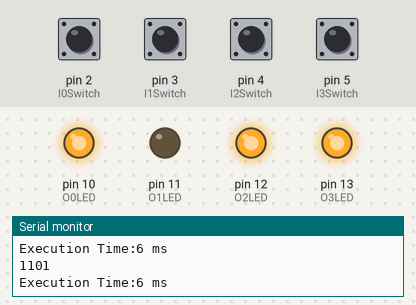
Recording of a sketch running on a simulated Arduino Uno, built with avr-gcc and run on an emulated ATmega328P. Shown: output pins drawn as LEDs (lit = HIGH), the last lines printed to the serial monitor. The inputs (shaded band) are chosen by the test bench; at power-on: pin 2 (I0Switch), pin 3 (I1Switch), pin 4 (I2Switch), pin 5 (I3Switch) LOW.

Above: at 1.2 s.
1.3 s: pin 2 (I0Switch) pulled HIGH for 0.15 s
At 1.4 s:
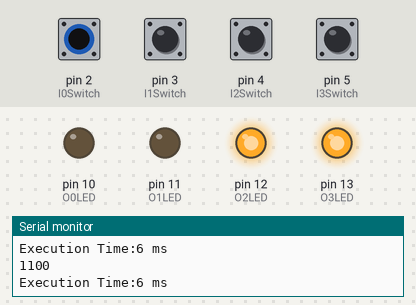
2.9 s: pin 3 (I1Switch) pulled HIGH for 0.15 s
At 3.0 s:
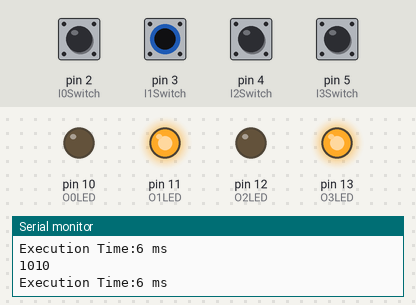
4.5 s: pin 4 (I2Switch) pulled HIGH for 0.15 s
At 4.59 s:
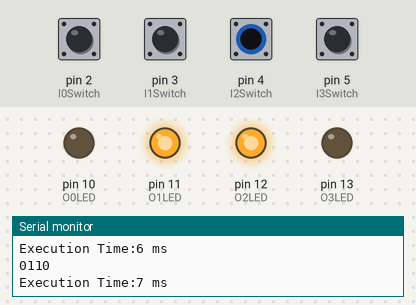
6.1 s: pin 5 (I3Switch) pulled HIGH for 0.15 s
At 6.19 s:
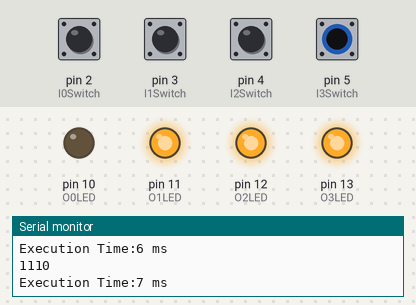
7.7 s: pin 2 (I0Switch) driven HIGH and pin 3 (I1Switch) driven HIGH
At 8.2 s:
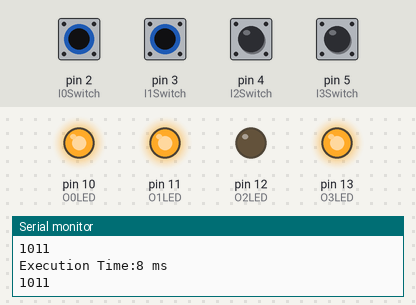
9.2 s: pin 5 (I3Switch) pulled HIGH for 1 s
At 10.0 s:
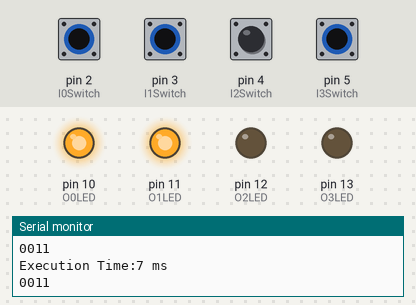
Timing chart, 0 to 12.2 s (numbered marks = the images above; inputs shaded):
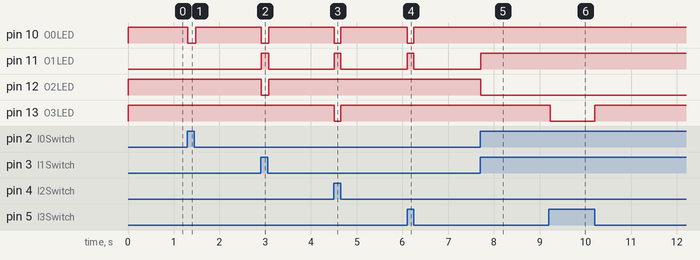

Measured:
- after the input at 1.3 s, pin 10 (O0LED): HIGH → LOW at once, → HIGH 0.17 s later
- after the input at 2.9 s, pin 10 (O0LED), pin 12 (O2LED): HIGH → LOW at once, → HIGH 0.17 s later; pin 11 (O1LED): LOW → HIGH at once, → LOW 0.17 s later
- after the input at 4.5 s, pin 10 (O0LED), pin 13 (O3LED): HIGH → LOW at once, → HIGH 0.14 s later; pin 11 (O1LED): LOW → HIGH at once, → LOW 0.14 s later
- after the input at 6.1 s, pin 10 (O0LED): HIGH → LOW at once, → HIGH 0.14 s later; pin 11 (O1LED): LOW → HIGH at once, → LOW 0.14 s later
- after the input at 7.7 s, pin 11 (O1LED): LOW → HIGH at once; pin 12 (O2LED): HIGH → LOW at once
- after the input at 9.2 s, pin 13 (O3LED): HIGH → LOW at once, → HIGH 0.98 s later

The sketch:

Default_Programming.ino
```cpp
/// output LED variable declaration
int O0LED = 10; /// variable for O0 LED connected to pin 10
int O1LED = 11; /// variable for O1 LED connected to pin 11
int O2LED = 12; // variable for O2 LED connected to pin 12
int O3LED = 13; //variable for O3 LED connected to pin 13
/// switch input variable declaration
int I0Switch = 2; /// variable for switch O0 connected to pin 2
int I1Switch = 3; /// variable for switch O1 connected to pin 3
int I2Switch = 4; /// variable for switch O2 connected to pin 4
int I3Switch = 5; /// variable for switch O3 connected to pin 5
unsigned long startTime;
unsigned long endTime;


void setup()
{

  // sets Switches as input
  pinMode(I0Switch,INPUT);
  pinMode(I1Switch,INPUT);
  pinMode(I2Switch,INPUT);
  pinMode(I3Switch,INPUT);
  // sets LEDs as output
  pinMode(O0LED,OUTPUT);
  pinMode(O1LED,OUTPUT);
  pinMode(O2LED,OUTPUT);
  pinMode(O3LED,OUTPUT);
  Serial.begin(9600);

}

void loop()
{
  startTime = millis();
  boolean I0State = digitalRead(I0Switch);
  boolean I1State = digitalRead(I1Switch);
  boolean I2State = digitalRead(I2Switch);
  boolean I3State = digitalRead(I3Switch);
  boolean O0State;
  boolean O1State;
  boolean O2State;
  boolean O3State;

 // Kmap Equation Logic
 O0State= (!I0State & !I1State & !I2State & !I3State)|(!I0State & I1State & I3State)|(I0State & !I1State & I3State)|(I0State & I1State& !I2State);
 O1State= (!I1State & !I2State & I3State)|(I0State & I1State & !I2State)|(!I0State & I2State)|(I1State & !I3State);
 O2State= (!I0State & !I1State & !I2State)|(!I1State & !I3State)|(I2State & !I3State);
 O3State= (!I0State & !I1State & I3State)|(I0State & I1State & I2State)|(!I2State & !I3State)|(I0State & !I3State);

 digitalWrite(O0LED,O0State);
 digitalWrite(O1LED,O1State);
 digitalWrite(O2LED,O2State);
 digitalWrite(O3LED,O3State);
 Serial.print(O3State);
  Serial.print(O2State);
  Serial.print(O1State);
  Serial.println(O0State);
  endTime = millis();
  Serial.print("Execution Time:");
  Serial.print(endTime-startTime);
  Serial.println(" ms");
 // delay(1000);
  }
```
